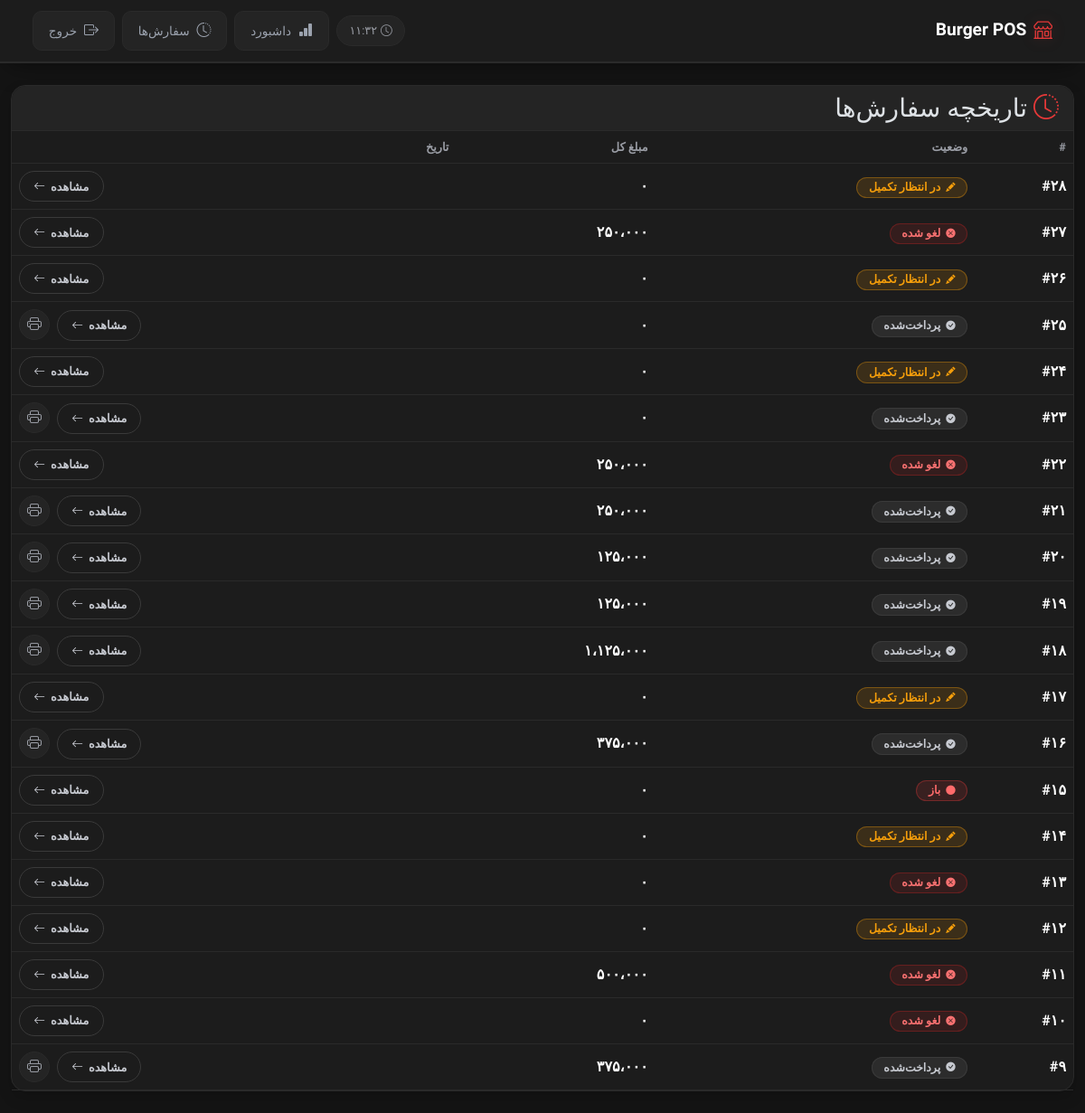
/orders/ (signed in), run on an earlier commit of the app's database.
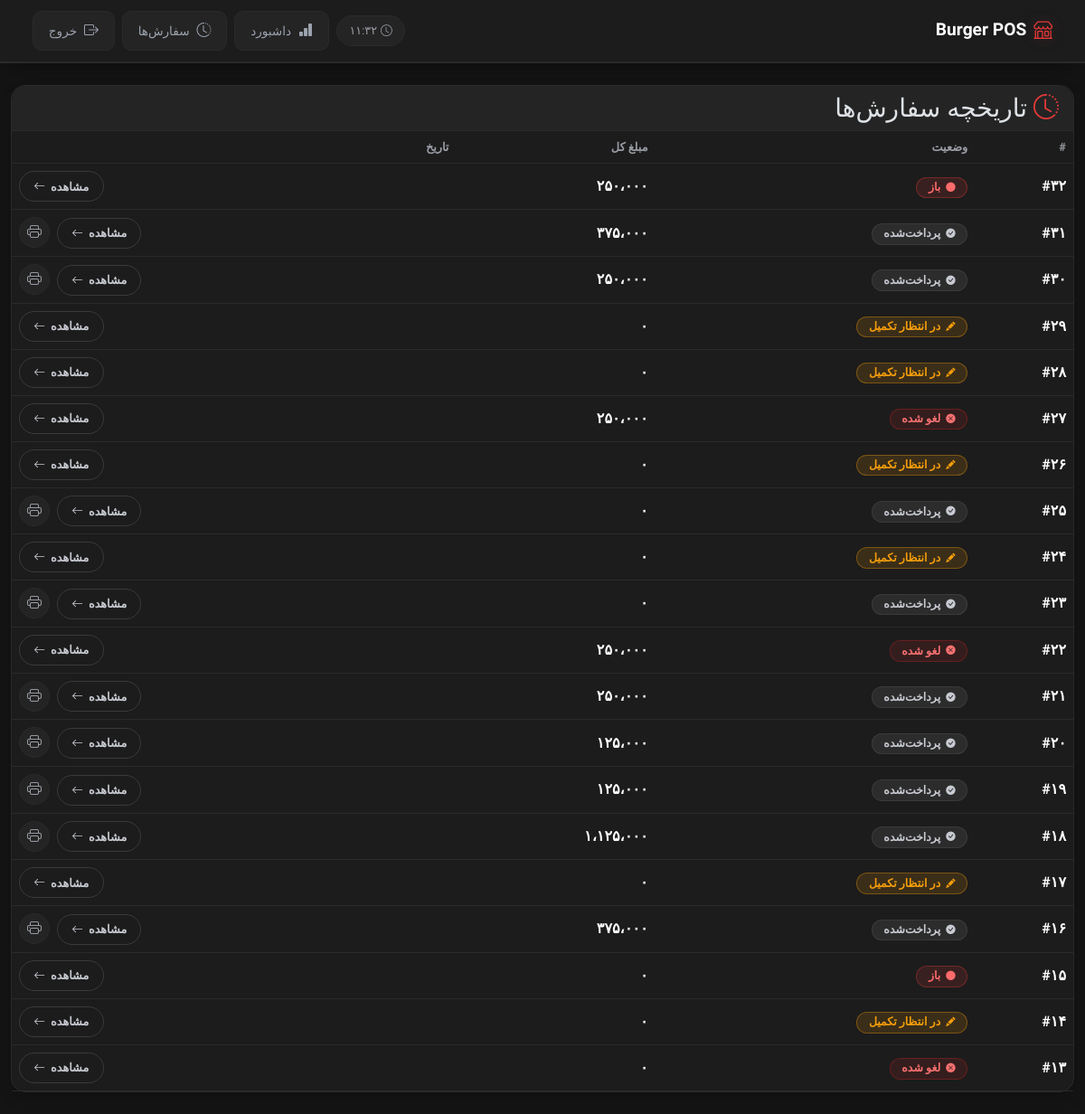
And on a later commit of the database.
### menu/models.py (models this page shows, shortened)
class Order(models.Model):
    STATUS_CHOICES=[
        ('draft', 'draft'),
        ('open', 'open'),
        ('paid', 'paid'),
        ('cancelled', 'cancelled'),
    ]
    user = models.ForeignKey(get_user_model(), on_delete=models.CASCADE)
    created_at = models.DateTimeField(auto_now_add=True)
    total_price = models.PositiveIntegerField(default=0)
    status = models.CharField(max_length=10, choices=STATUS_CHOICES, default='draft')

### menu/views.py (the view)
# urls.py: path('orders/', OrderListView.as_view(), name='order-list'),
class OrderListView(LoginRequiredMixin, ListView):
    model = Order
    template_name = "menu/order-list.html"
    context_object_name = "orders"
    ordering = ["-created_at"]
    paginate_by = 20
    def get_queryset(self):
        return (
            Order.objects.filter(user=self.request.user)
            .select_related("user")
            .order_by(*self.ordering)
        )

### menu/templatetags/custom_filters.py (called while the page is built)
@register.filter
def persian_number(value):
    value = intcomma(value, False)
    en = '0123456789,'
    fa = '۰۱۲۳۴۵۶۷۸۹،'
    return str(value).translate(
        str.maketrans(en, fa)
    )

@register.filter
def to_jalali(value, format_string='%Y/%m/%d - %H:%M'):
    if not value:
        return ''
    jalali = jdatetime.datetime.fromgregorian(datetime=value)
    return jalali.strftime(format_string)

### menu/templates/menu/order-list.html (shortened to what this page needs)
{% extends "_base.html" %}
{% load tz %}
{% load custom_filters %}
{% load i18n %}
{% block content %}
<div class="card shadow">
    <div class="card-header">
        <h3 class="mb-0">
            <i class="bi bi-clock-history" style="color: var(--primary-red);"></i>
            {% trans "Order History" %}
        </h3>
    </div>
    <div class="card-body p-0">
        <table class="table table-hover align-middle mb-0">
            <thead>
                <tr>
                    <th>#</th>
                    <th>{% trans "Status" %}</th>
                    <th>{% trans "Total" %}</th>
                    <th>{% trans "Date" %}</th>
                    <th></th>
                </tr>
            </thead>
            <tbody>
                {% for order in orders %}
                <tr>
                    <td>
                        <strong>#{{ order.id|persian_number }}</strong>
                    </td>
                    <td>
                        {% if order.status == "paid" %}
                            <span class="status-badge status-badge-paid">
                                <i class="bi bi-check-circle-fill"></i>
                                {% trans "Paid" %}
                            </span>
                        {% elif order.status == "open" %}
                            <span class="status-badge status-badge-open">
                                <i class="bi bi-circle-fill"></i>
                                {% trans "Open" %}
                            </span>
                        {% elif order.status == "draft" %}
                            <span class="status-badge status-badge-draft">
                                <i class="bi bi-pencil-fill"></i>
                                {% trans "Draft" %}
                            </span>
                        {% elif order.status == "cancelled" %}
                            <span class="status-badge status-badge-cancelled">
                                <i class="bi bi-x-circle-fill"></i>
                                {% trans "Cancelled" %}
                            </span>
                        {% else %}
                            <span class="status-badge status-badge-secondary">
                                <i class="bi bi-circle-fill"></i>
                                {{ order.get_status_display|title }}
                            </span>
                        {% endif %}
                    </td>
                    <td class="price-tag">{{ order.total_price|persian_number }}</td>
                    <td class="text-muted">{{ order.created_at|localtime|to_jalali }}</td>
                    <td class="text-end">
                        <a href="{% url 'order-detail' order.id %}" class="btn-pos-sm">
                            {% trans "View" %}
                            <i class="bi bi-arrow-left"></i>
                        </a>
                        {% if order.status == "paid" %}
                        <a href="{% url 'order-receipt' order.id %}" target="_blank" class="btn-pos-icon ms-1" title="{% trans 'Print Invoice' %}">
                            <i class="bi bi-printer"></i>
                        </a>
                        {% endif %}
                    </td>
                </tr>
                {% endfor %}
            </tbody>
        </table>
    </div>
</div>
{% endblock %}

What changed in the data, as far as the page shows it:
no longer on this page (row unchanged): Order: id|persian_number "۱۲", total_price|persian_number "۰"
no longer on this page (row unchanged): Order: id|persian_number "۱۱", total_price|persian_number "۵۰۰،۰۰۰"
no longer on this page (row unchanged): Order: id|persian_number "۱۰", total_price|persian_number "۰"
no longer on this page (row unchanged): Order: id|persian_number "۹", total_price|persian_number "۳۷۵،۰۰۰", status "paid" (drawn)
added Order: id|persian_number "۳۲", total_price|persian_number "۲۵۰،۰۰۰"
added Order: id|persian_number "۳۱", total_price|persian_number "۳۷۵،۰۰۰", status "paid" (drawn)
added Order: id|persian_number "۳۰", total_price|persian_number "۲۵۰،۰۰۰", status "paid" (drawn)
added Order: id|persian_number "۲۹", total_price|persian_number "۰"
